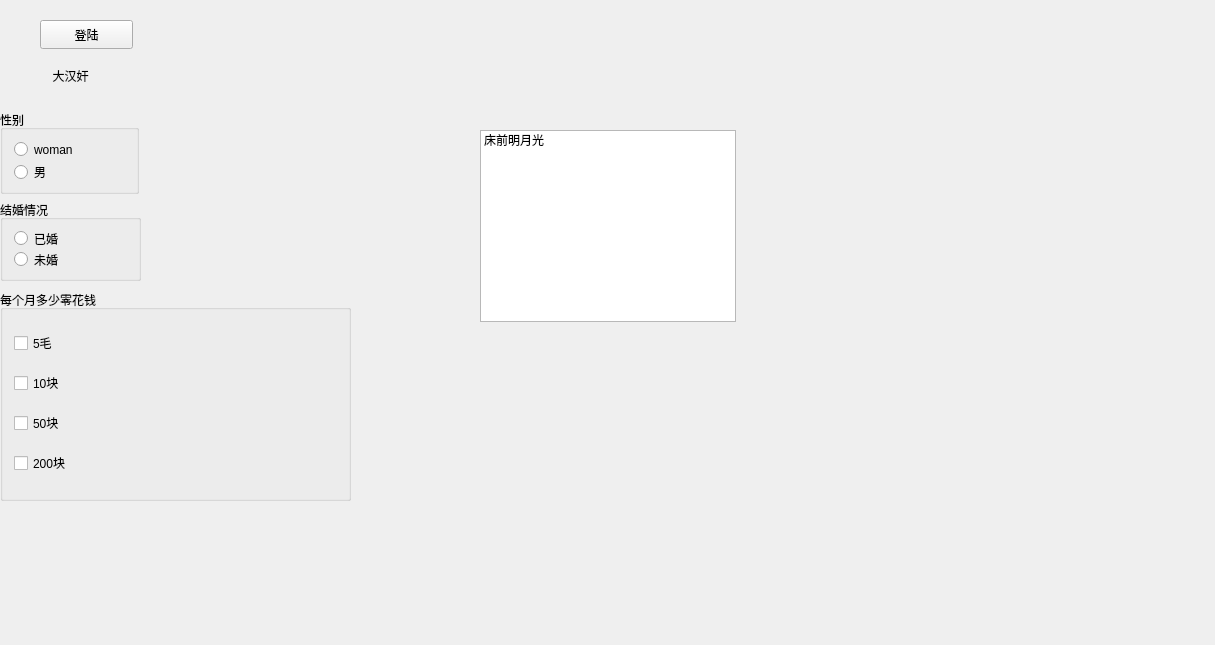
<?xml version="1.0" encoding="UTF-8"?>
<ui version="4.0">
 <class>Widget</class>
 <widget class="QWidget" name="Widget">
  <property name="geometry">
   <rect>
    <x>0</x>
    <y>0</y>
    <width>1215</width>
    <height>645</height>
   </rect>
  </property>
  <property name="windowTitle">
   <string>Widget</string>
  </property>
  <widget class="QPushButton" name="pushButton">
   <property name="geometry">
    <rect>
     <x>40</x>
     <y>20</y>
     <width>93</width>
     <height>29</height>
    </rect>
   </property>
   <property name="text">
    <string>登陆</string>
   </property>
   <property name="icon">
    <iconset resource="ret.qrc">
     <normaloff>:/refix1/picture/untitled.png</normaloff>:/refix1/picture/untitled.png</iconset>
   </property>
   <property name="default">
    <bool>false</bool>
   </property>
  </widget>
  <widget class="QGroupBox" name="groupBox">
   <property name="geometry">
    <rect>
     <x>0</x>
     <y>110</y>
     <width>139</width>
     <height>84</height>
    </rect>
   </property>
   <property name="title">
    <string>性别</string>
   </property>
   <layout class="QVBoxLayout" name="verticalLayout">
    <item>
     <widget class="QRadioButton" name="woman">
      <property name="text">
       <string>woman</string>
      </property>
     </widget>
    </item>
    <item>
     <widget class="QRadioButton" name="man">
      <property name="text">
       <string>男</string>
      </property>
     </widget>
    </item>
   </layout>
  </widget>
  <widget class="QGroupBox" name="groupBox_2">
   <property name="geometry">
    <rect>
     <x>0</x>
     <y>200</y>
     <width>141</width>
     <height>81</height>
    </rect>
   </property>
   <property name="title">
    <string>结婚情况</string>
   </property>
   <layout class="QVBoxLayout" name="verticalLayout_2">
    <item>
     <widget class="QRadioButton" name="radioButton_3">
      <property name="text">
       <string>已婚</string>
      </property>
     </widget>
    </item>
    <item>
     <widget class="QRadioButton" name="radioButton_4">
      <property name="text">
       <string>未婚</string>
      </property>
     </widget>
    </item>
   </layout>
  </widget>
  <widget class="QToolButton" name="toolButton">
   <property name="geometry">
    <rect>
     <x>0</x>
     <y>50</y>
     <width>141</width>
     <height>51</height>
    </rect>
   </property>
   <property name="text">
    <string>大汉奸</string>
   </property>
   <property name="icon">
    <iconset resource="ret.qrc">
     <normaloff>:/refix1/picture/TIM图片20190704230405.jpg</normaloff>:/refix1/picture/TIM图片20190704230405.jpg</iconset>
   </property>
   <property name="iconSize">
    <size>
     <width>50</width>
     <height>50</height>
    </size>
   </property>
   <property name="toolButtonStyle">
    <enum>Qt::ToolButtonTextBesideIcon</enum>
   </property>
   <property name="autoRaise">
    <bool>true</bool>
   </property>
  </widget>
  <widget class="QGroupBox" name="groupBox_3">
   <property name="geometry">
    <rect>
     <x>0</x>
     <y>290</y>
     <width>351</width>
     <height>211</height>
    </rect>
   </property>
   <property name="title">
    <string>每个月多少零花钱</string>
   </property>
   <layout class="QVBoxLayout" name="verticalLayout_3">
    <item>
     <widget class="QCheckBox" name="checkBox_3">
      <property name="text">
       <string>5毛</string>
      </property>
     </widget>
    </item>
    <item>
     <widget class="QCheckBox" name="checkBox">
      <property name="text">
       <string>10块</string>
      </property>
     </widget>
    </item>
    <item>
     <widget class="QCheckBox" name="checkBox_4">
      <property name="text">
       <string>50块</string>
      </property>
     </widget>
    </item>
    <item>
     <widget class="QCheckBox" name="checkBox_2">
      <property name="text">
       <string>200块</string>
      </property>
     </widget>
    </item>
   </layout>
  </widget>
  <widget class="QListWidget" name="listWidget">
   <property name="geometry">
    <rect>
     <x>480</x>
     <y>130</y>
     <width>256</width>
     <height>192</height>
    </rect>
   </property>
   <item>
    <property name="text">
     <string>床前明月光</string>
    </property>
   </item>
  </widget>
 </widget>
 <layoutdefault spacing="6" margin="11"/>
 <resources>
  <include location="ret.qrc"/>
 </resources>
 <connections/>
</ui>
